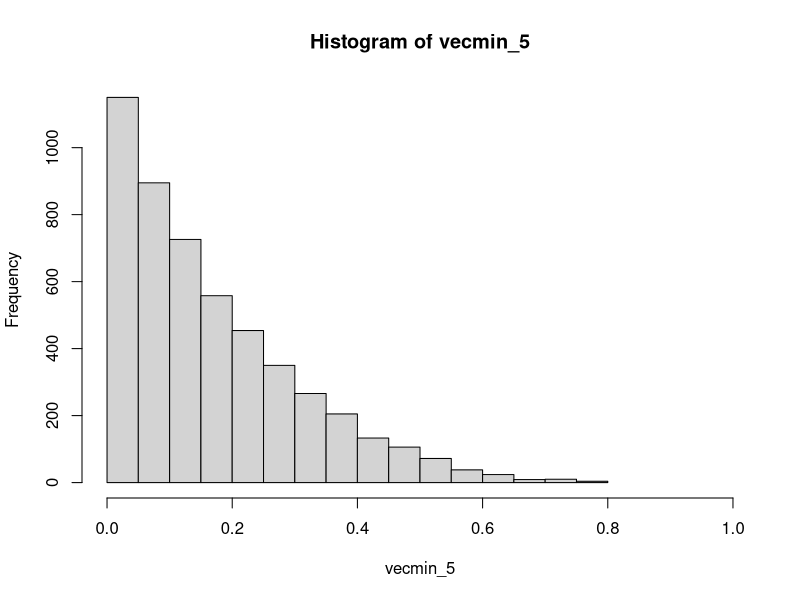
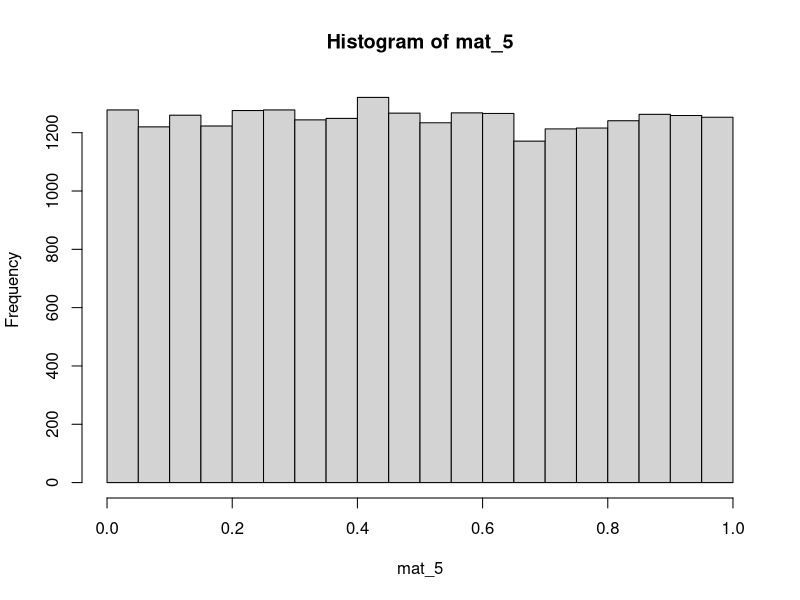
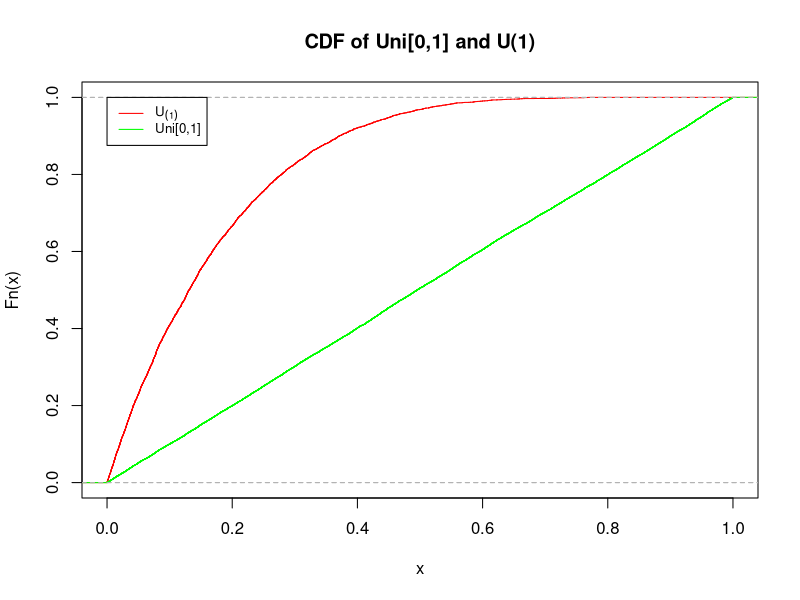
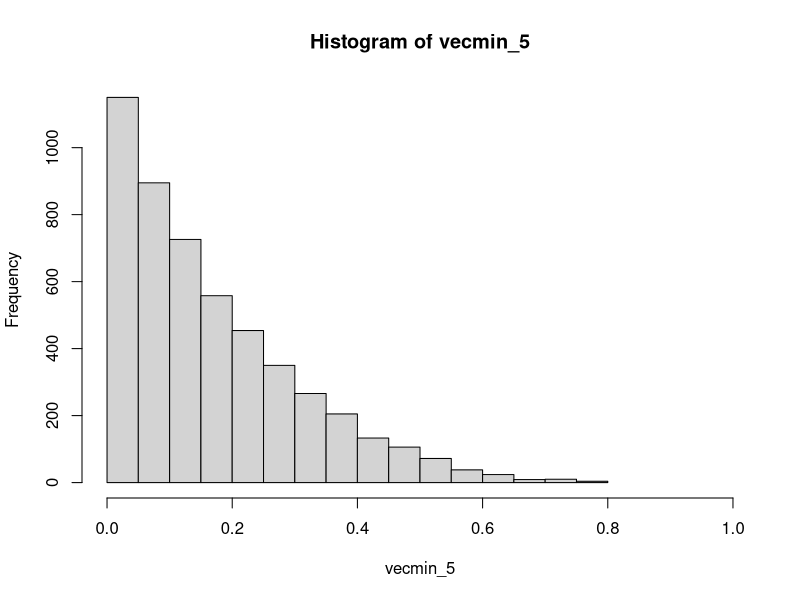
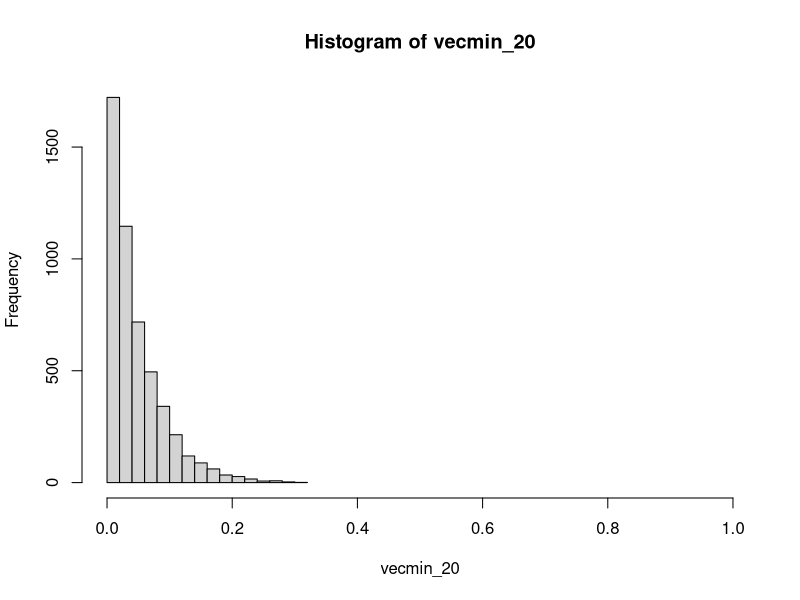
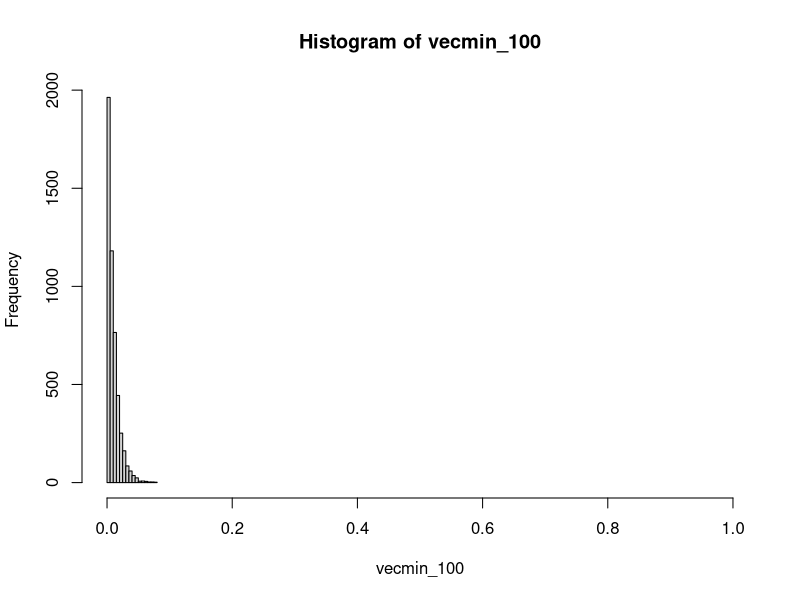
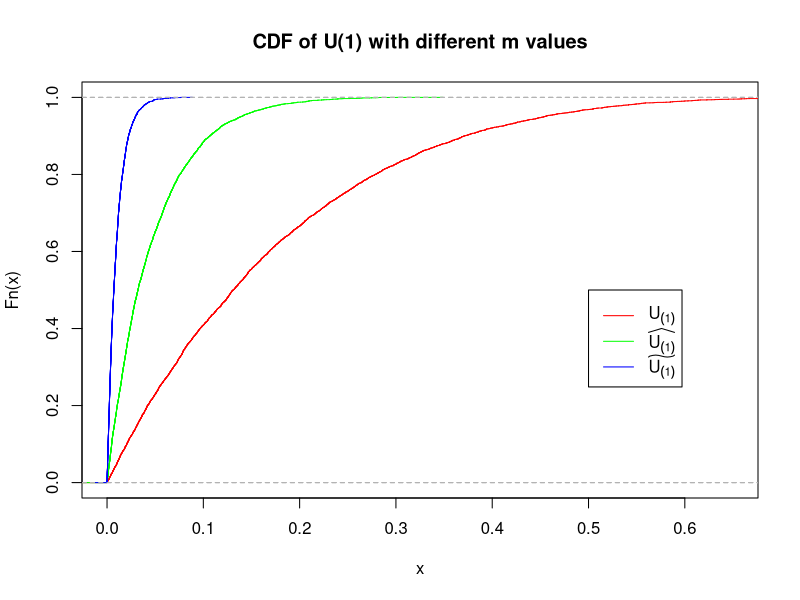
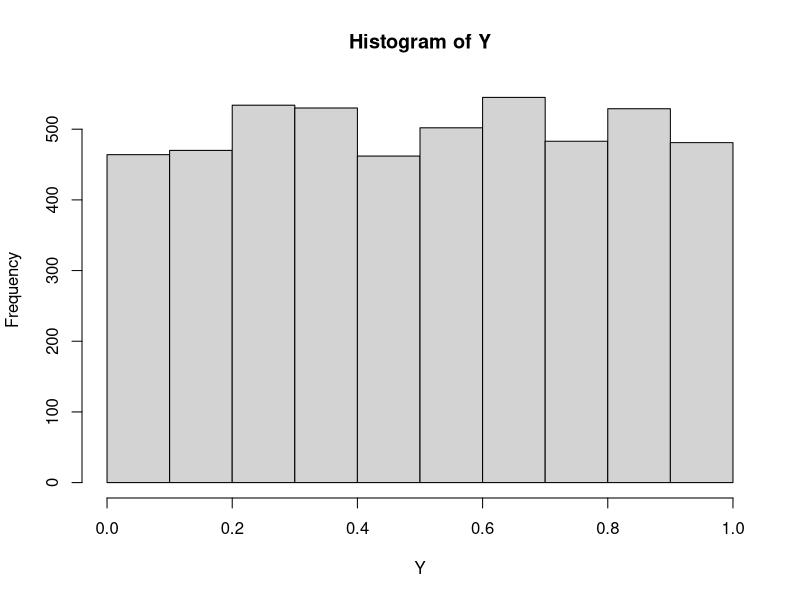

Write R code to recreate these figures, in order.
## ---- chunk 1
iterations <- 5000
## ---- chunk 2
m <- 5
mat_5 <- replicate(iterations, runif(m,0, 1))
vecmin_5 <- apply(mat_5, 2, min)
## ---- chunk 3
m <- 20
mat_20 <- replicate(iterations, runif(m,0, 1))
vecmin_20 <- apply(mat_20, 2, min)
## ---- chunk 4
m <- 100
mat_100 <- replicate(iterations, runif(m,0, 1))
vecmin_100 <- apply(mat_100, 2, min)
## ---- chunk 5
length(vecmin_5[vecmin_5<0.05])/iterations
## ---- chunk 6
hist(vecmin_5, xlim=c(0,1))
## ---- chunk 7
hist(mat_5, xlim=c(0,1))
## ---- chunk 8
plot(ecdf(vecmin_5),col='red', main='CDF of Uni[0,1] and U(1)', xlim=c(0,1))
lines(ecdf(mat_5),col='green')
legend(0, 1, legend=c(expression(U[(1)]), 'Uni[0,1]'), col=c("red", "green"), lty=1, cex=0.8)
## ---- chunk 9
hist(vecmin_5, xlim=c(0,1))
## ---- chunk 10
hist(vecmin_20, breaks = 20, xlim=c(0,1))
## ---- chunk 11
hist(vecmin_100, xlim=c(0,1))
## ---- chunk 12
plot(ecdf(vecmin_5),col='red', main='CDF of U(1) with different m values', xlim=c(0,0.65))
lines(ecdf(vecmin_20),col='green')
lines(ecdf(vecmin_100),col='blue')

legend(0.5, 0.5, legend=c(expression(U[(1)],widehat(U[(1)]),widetilde(U[(1)]))), col=c("red", "green", "blue"), lty=1)
## ---- chunk 13
Y <- 1-(1-vecmin_100)^100
hist(Y)
